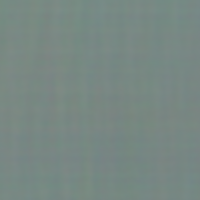
#> input picture TEST/TEST_3/iter_0_view_8.png, 200 x 200 px, given in place of iter_20000_view_1.png, which was not available
$ python compose.py
#> lines starting #> are read from the running program, lines starting #| are printed output that depends on the picture; pictures that were not available may be replaced by others from this repository, and a replacement may not be noted
import cv2
import numpy as np

# 너가 생성한 NeRF 이미지
nerf_img = cv2.imread("/home/junho/suyang/Nerf/Tiny_NeRF/TEST/TEST_1/train2_(30)/iter_20000_view_1.png")
#> nerf_img is the input picture: shape (200, 200, 3); mean B, G, R 130.8, 135.7, 119.7

# 방금 제공한 Unity-style 배경 이미지
bg_img = cv2.imread("/home/junho/suyang/Nerf/Tiny_NeRF/datasets/image.png")
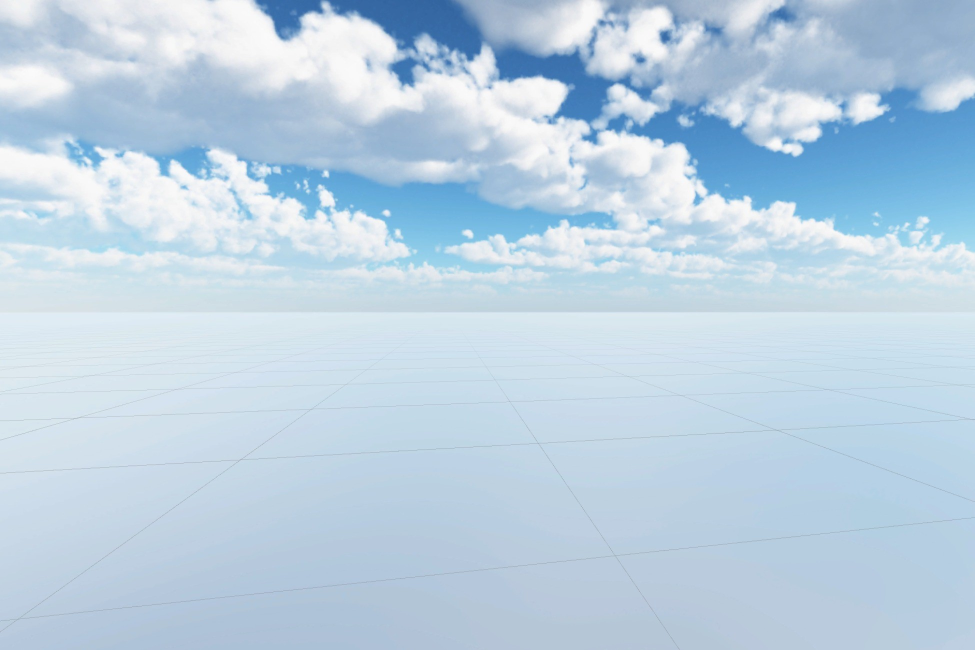
#> input picture datasets/image.png, 1950 x 1300 px, found by its file name (shown at 1/2 size)
#> bg_img is the input picture: shape (1300, 1950, 3); mean B, G, R 226.6, 208.9, 187

# 크기를 동일하게 맞추기
h, w = nerf_img.shape[:2]
#> h = 200; w = 200
bg_img = cv2.resize(bg_img, (w, h))
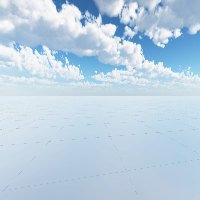
#> bg_img: shape (200, 200, 3); mean B, G, R 226.6, 208.9, 187

# Alpha blending (0.0~1.0 조절 가능)
alpha = 0.65
blended = cv2.addWeighted(nerf_img, alpha, bg_img, 1 - alpha, 0)
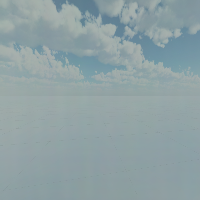
#> blended: shape (200, 200, 3); mean B, G, R 164.3, 161.3, 143.2

cv2.imwrite("composited_result.png", blended)
print("Saved → composited_result.png")
